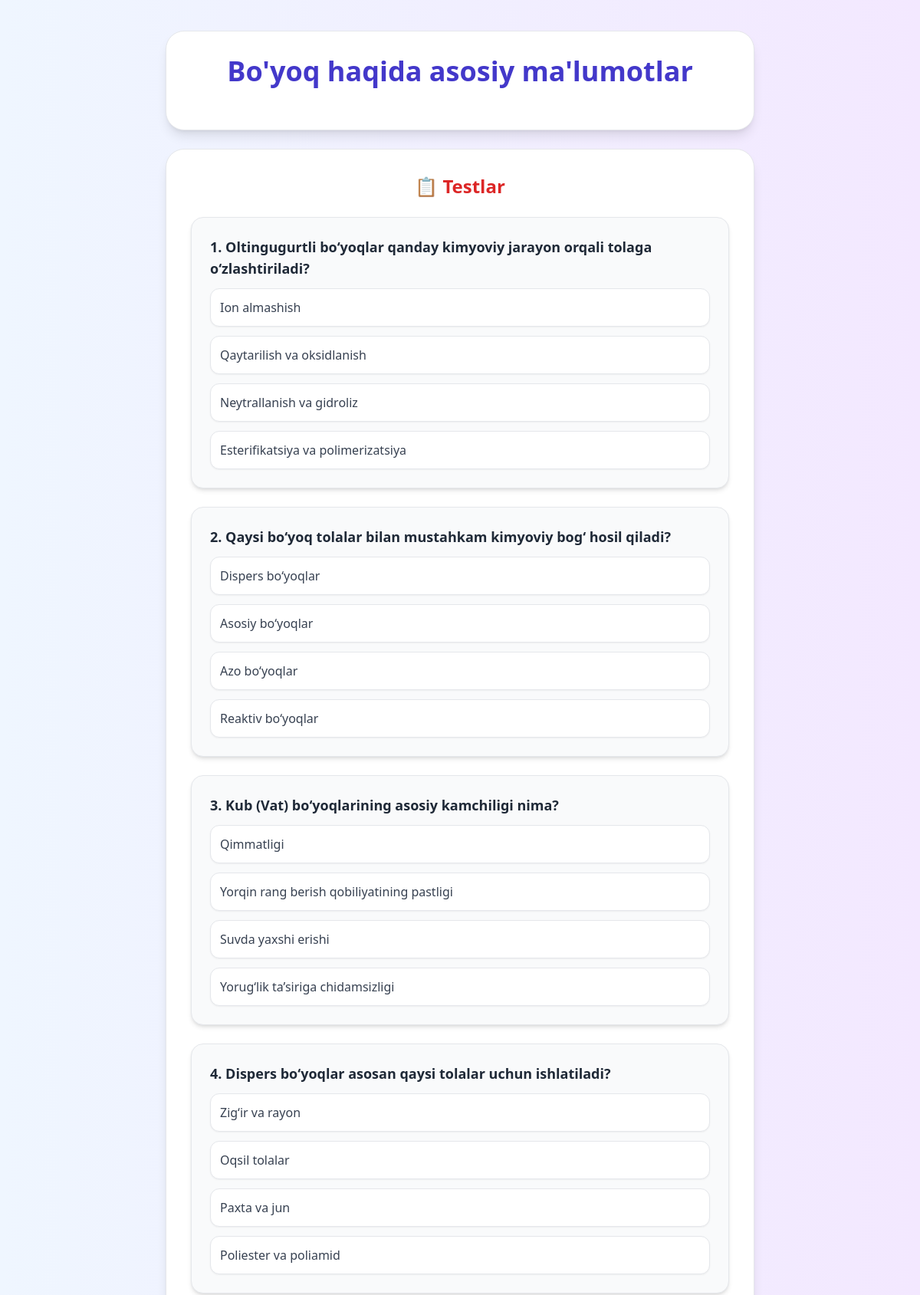
The app's page /3/lesson_list (upper part) with its own data.
### subject/models.py (models this page shows, shortened)
class Lecture(models.Model):
    name = models.CharField(max_length=255)
    video = models.FileField(upload_to="uploads/videolar/", blank=True, verbose_name="Video")
    word = models.FileField(upload_to="uploads/maruza_word/", blank=True, verbose_name="Ma'ruza word")
    presentation = models.FileField(upload_to="uploads/presentations/ma'ruza/", blank=True,
                                    verbose_name="Ma'ruza taqdimot")
    created_at = models.DateTimeField(auto_now_add=True)
    updated_at = models.DateTimeField(auto_now=True)
    class Meta:
        ordering = ['created_at']
        verbose_name = "Ma'ruza"
        verbose_name_plural = "Ma'ruzalar"

class Test(models.Model):
    lesson = models.ForeignKey(Lecture, related_name="tests", on_delete=models.CASCADE)
    question = models.TextField()
    created_at = models.DateTimeField(auto_now_add=True)
    class Meta:
        ordering = ['created_at']
        verbose_name = 'Test'
        verbose_name_plural = 'Testlar'

class TestOption(models.Model):
    test = models.ForeignKey(Test, related_name="options", on_delete=models.CASCADE)
    text = models.TextField()
    is_correct = models.BooleanField(default=False)
    class Meta:
        verbose_name = 'Variant'
        verbose_name_plural = 'Variantlar'

### subject/views.py (the view)
# urls.py: path('<int:pk>/lesson_list', test, name='test'),
def test(request, pk):
    lecture = get_object_or_404(Lecture, pk=pk)
    tests = Test.objects.filter(lesson=lecture).prefetch_related("options")
    return render(request, 'test.html', {
        'lesson': lecture,
        'tests': tests
    })

### subject/templatetags/custom_filters.py (called while the page is built)
@register.filter
def shuffle(queryset):
    queryset_list = list(queryset)
    random.shuffle(queryset_list)
    return queryset_list

### templates/test.html (shortened to what this page needs)
<!DOCTYPE html>
<html lang="en">
<head>
    {% load custom_filters %}
    <script src="https://cdn.tailwindcss.com"></script>
    <link rel="stylesheet" href="https://cdnjs.cloudflare.com/ajax/libs/font-awesome/6.7.2/css/all.min.css"/>
</head>
<body class="bg-gradient-to-r from-blue-50 to-purple-100 min-h-screen flex flex-col items-center py-10">
    <div class="bg-white shadow-lg rounded-3xl p-8 w-full max-w-3xl text-center border border-gray-200">
        <h1 class="text-4xl font-bold text-indigo-700 mb-6">{{ lesson.name }}</h1>
    </div>
    <div class="bg-white shadow-lg rounded-3xl p-8 w-full max-w-3xl mt-6 border border-gray-200">
        <h2 class="text-2xl font-bold text-center text-red-600 mb-6">📋 Testlar</h2>
        {% if tests %}
        <form id="quiz-form">
            {% for test in tests %}
            <div class="mb-6 p-6 border rounded-2xl bg-gray-50 shadow-md">
                <p class="font-semibold text-lg text-gray-800">{{ forloop.counter }}. {{ test.question }}</p>
                <div class="mt-3 space-y-3">
                    {% for option in test.options.all|shuffle %}
                    <label class="flex items-center p-3 bg-white border rounded-xl shadow-sm cursor-pointer hover:bg-gray-100 transition-all duration-200">
                        <span class="text-gray-700">{{ option.text }}</span>
                    </label>
                    {% empty %}
                    <p class="text-red-500">Variantlar yo'q!</p>
                    {% endfor %}
                </div>
            </div>
            {% endfor %}
        </form>
        {% else %}
        <p class="text-center text-gray-500 text-lg">❌ Hozircha testlar mavjud emas.</p>
        {% endif %}
    </div>
</body>
</html>

### records on screen
Lecture: name "Bo'yoq haqida asosiy ma'lumotlar"
Test: question "Oltingugurtli bo‘yoqlar qanday kimyoviy jarayon orqali tolaga o‘zlashtiriladi?"
TestOption: text "Ion almashish"
TestOption: text "Qaytarilish va oksidlanish"
TestOption: text "Neytrallanish va gidroliz"
TestOption: text "Esterifikatsiya va polimerizatsiya"
Test: question "Qaysi bo‘yoq tolalar bilan mustahkam kimyoviy bog‘ hosil qiladi?"
TestOption: text "Dispers bo‘yoqlar"
TestOption: text "Asosiy bo‘yoqlar"
TestOption: text "Azo bo‘yoqlar"
TestOption: text "Reaktiv bo‘yoqlar"
Test: question "Kub (Vat) bo‘yoqlarining asosiy kamchiligi nima?"
TestOption: text "Qimmatligi"
TestOption: text "Yorqin rang berish qobiliyatining pastligi"
TestOption: text "Suvda yaxshi erishi"
TestOption: text "Yorug‘lik ta’siriga chidamsizligi"
Test: question "Dispers bo‘yoqlar asosan qaysi tolalar uchun ishlatiladi?"
TestOption: text "Zig‘ir va rayon"
TestOption: text "Oqsil tolalar"
TestOption: text "Paxta va jun"
TestOption: text "Poliester va poliamid"
